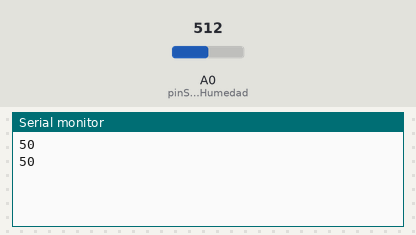
A sketch run on a simulated Arduino Uno, built with avr-gcc and run on an emulated ATmega328P. Parts: the last lines printed to the serial monitor. The test bench sets the inputs (shaded band); at power-on: A0 (pinSensorHumedad) = 512.

Above: at 5.8 s.
5.9 s: A0 (pinSensorHumedad) set to 716
At 11.1 s:
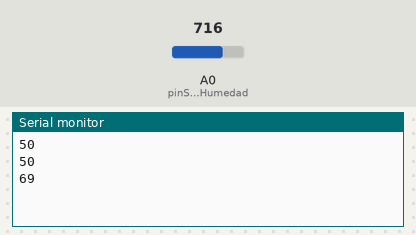
11.9 s: A0 (pinSensorHumedad) set to 900
At 16.2 s:
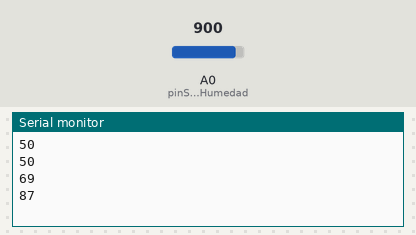
Timing chart, 0 to 17.7 s (numbered marks = the images above; inputs shaded):
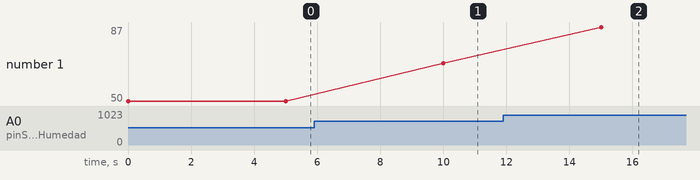

The sketch:

ArduinoESP01Humedad.ino
```cpp
#include <SoftwareSerial.h>

SoftwareSerial puertoESP01(12, 13); // RX | TX

int pinSensorHumedad = 0;
int humedad;

void setup() {
   Serial.begin(115200);
   puertoESP01.begin(9600);
}

void loop() {
  humedad = map(analogRead(pinSensorHumedad), 0, 1023, 0, 100);
  Serial.println(humedad);
  puertoESP01.write(humedad);
  delay(5000);
}
```

Measured:
- after the input at 5.9 s, the serial monitor: prints a new line after 4.1 s (image 1)
- after the input at 11.9 s, the serial monitor: prints a new line after 3.1 s (image 2)
- plotted number 1: 50 → 69 after the input at 5.9 s, 69 → 87 after the input at 11.9 s
